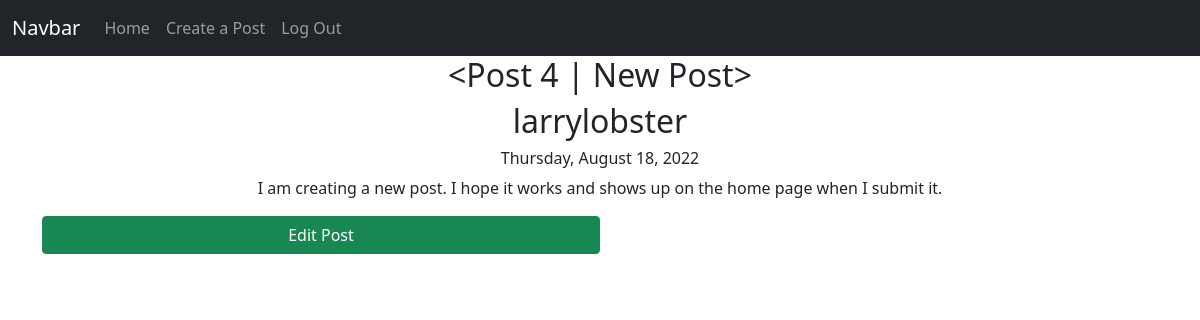
Page /posts/4 (signed in) on the earlier database version.
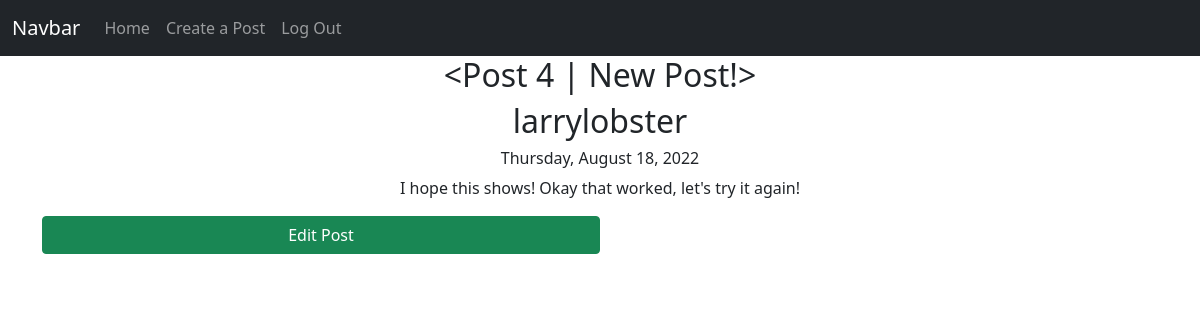
Same page on the later database version.
### app/models.py (models this page shows, shortened)
class Post(db.Model):
    id = db.Column(db.Integer, primary_key=True)
    title = db.Column(db.String(50), nullable=False)
    body = db.Column(db.String(255), nullable=False)
    date_created = db.Column(db.DateTime, nullable=False, default=datetime.utcnow)
    user_id = db.Column(db.Integer, db.ForeignKey('user.id')) # SQL Equivalent = FOREIGN KEY(user_id) REFERENCES user(id)
    def __repr__(self):
        return f"<Post {self.id} | {self.title}>"

class User(db.Model, UserMixin):
    id = db.Column(db.Integer, primary_key=True)
    email = db.Column(db.String(50), nullable=False, unique=True)
    username = db.Column(db.String(50), nullable=False, unique=True)
    password = db.Column(db.String(256), nullable=False)
    date_created = db.Column(db.DateTime, nullable=False, default=datetime.utcnow) # Coordinated Universal Time (always save it to this time when storing, and convert it later on front end)
    posts = db.relationship('Post', backref='author', lazy='dynamic')

### app/routes.py (the view)
@app.route('/posts/<post_id>') # angle brackets means whatever inside is variable
@login_required
def view_post(post_id):
    post = Post.query.get_or_404(post_id)
    return render_template('post.html', post=post)

### app/models.py (called while the page is built)
@login.user_loader
def load_user(user_id):
    return User.query.get(user_id)

### app/templates/post.html (shortened to what this page needs)
{% extends 'base.html' %}
{% block content %}
    <h2 class="text-center">{{ post }}</h2>
    <h2 class="text-center">{{ post.author.username }}</h2>
    <h6 class="text-center">{{ post.date_created.strftime('%A, %B %d, %Y') }}</h6>
    <p class="text-center">{{ post.body }}</p>
    {% if current_user == post.author %}
        <a href="{{ url_for('edit_post', post_id=post.id) }}" class="btn btn-success w-50">Edit Post</a>
    {% endif %}
{% endblock content %}

### app/templates/base.html (shortened to what this page needs)
<!DOCTYPE html>
<html lang="en">
    <head>
        <link rel="stylesheet" href="https://cdnjs.cloudflare.com/ajax/libs/twitter-bootstrap/5.1.0/css/bootstrap.min.css">
        <link rel="stylesheet" href="https://cdnjs.cloudflare.com/ajax/libs/font-awesome/5.15.4/css/all.min.css">
    </head>
    <body>
        <nav class="navbar navbar-expand-lg navbar-dark bg-dark">
            <div class="container-fluid">
                <a class="navbar-brand" href="#">Navbar</a>
                <div class="collapse navbar-collapse" id="navbarNavAltMarkup">
                <div class="navbar-nav">
                    <a class="nav-link" aria-current="page" href="{{ url_for('index') }}">Home</a>
                    {% if current_user.is_authenticated %}
                        <a class="nav-link" href="{{ url_for('create') }}">Create a Post</a>
                        <a class="nav-link" href="{{ url_for('logout') }}">Log Out</a>
                    {% else %}
                        <a class="nav-link" href="{{ url_for('signup') }}">Sign Up</a>
                        <a class="nav-link" href="{{ url_for('login')}}">Log In</a>
                    {% endif %}
                </div>
                </div>
            </div>
        </nav>
        <div class="container">
            {% block content %}{% endblock content %}
        </div>
    </body>
</html>

Differences in the rows shown:
changed Post: id+title "<Post 4 | New Post>" → "<Post 4 | New Post!>"; body "I am creating a new post. I hope it works and shows up on the home page when I submit it." → "I hope this shows! Okay that worked, let's try it again!"
